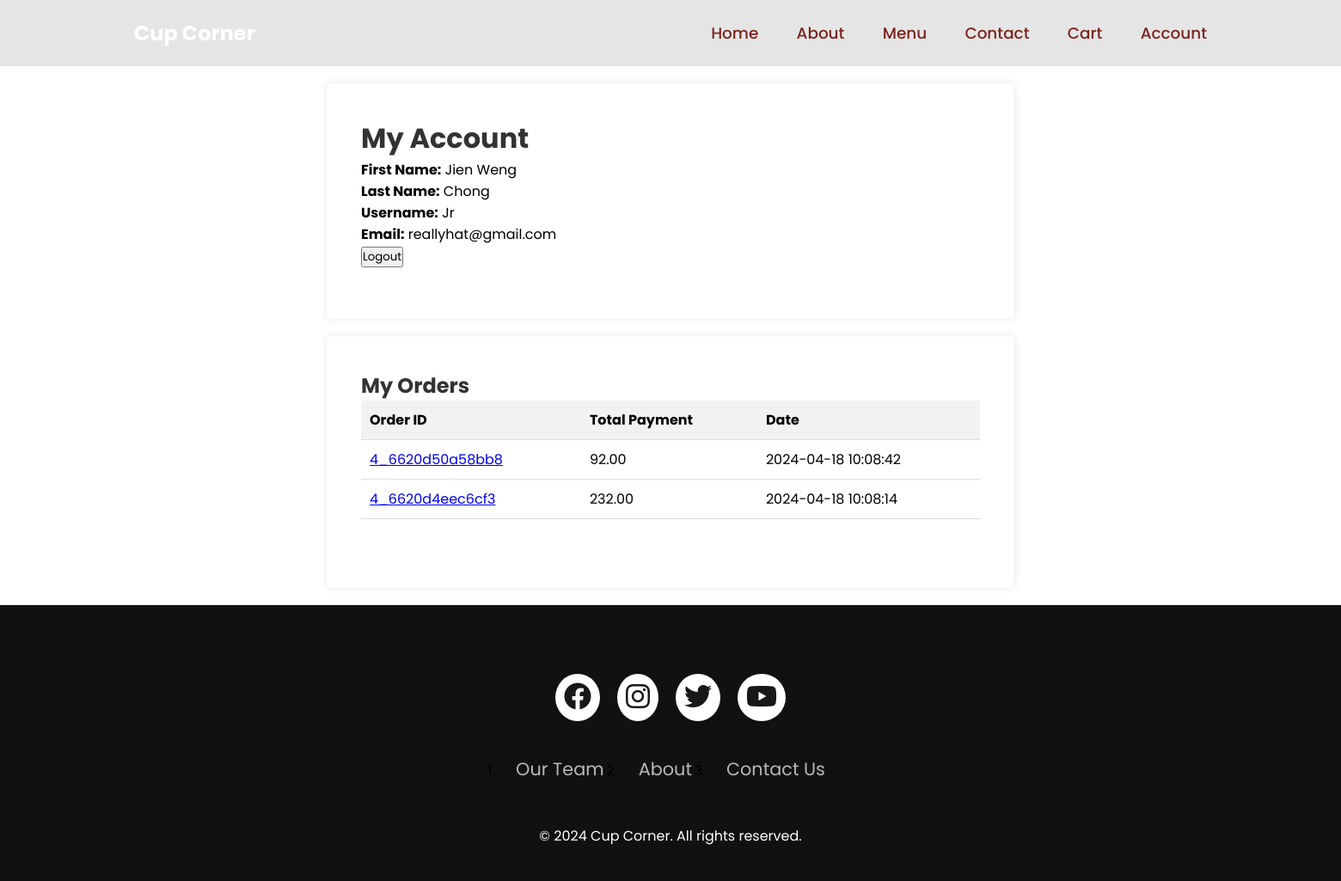
The app's page /account.php (signed in) with its own data.
### tables this page shows
CREATE TABLE `users` (
  `id` int(10) UNSIGNED NOT NULL,
  `firstname` varchar(30) NOT NULL,
  `lastname` varchar(30) NOT NULL,
  `username` varchar(50) NOT NULL,
  `email` varchar(50) NOT NULL,
  `password` varchar(20) NOT NULL
);

CREATE TABLE `orders` (
  `order_id` varchar(255) NOT NULL,
  `user_id` int(11) DEFAULT NULL,
  `total_payment` decimal(10,2) DEFAULT NULL,
  `shipping_address` varchar(255) DEFAULT NULL,
  `payment_method` varchar(50) DEFAULT NULL,
  `date_created` datetime DEFAULT NULL
);

### account.php (the view, shortened to what this page needs)
<?php
    include("config.php");
    $userId = $_SESSION['userId'];
    $query = "SELECT * FROM users WHERE id = $userId";
    $result = mysqli_query($con, $query);
    if ($result) {
        $userData = mysqli_fetch_assoc($result);
    } else {
        $error = "Failed to fetch user data";
    }
    $orderQuery = "SELECT * FROM orders WHERE user_id = $userId ORDER BY date_created DESC";
    $orderResult = mysqli_query($con, $orderQuery);
    if ($orderResult) {
        $orders = mysqli_fetch_all($orderResult, MYSQLI_ASSOC);
    } else {
        $error = "Failed to fetch user orders";
    }
?>
<!DOCTYPE html>
<html lang="en">
<head>
    <link rel="stylesheet" href="account.css">
</head>
<body>
    <?php include("include/navbar.php") ?>
    <div class="container">
        <div class="box">
            <div class="form-box">
                <h1>My Account</h1>
                <div class="user-info">
                    <p><strong>First Name:</strong> <?php echo $userData['firstname']; ?></p>
                    <p><strong>Last Name:</strong> <?php echo $userData['lastname']; ?></p>
                    <p><strong>Username:</strong> <?php echo $userData['username']; ?></p>
                    <p><strong>Email:</strong> <?php echo $userData['email']; ?></p>
                </div>
                <form action="" method="post">
                    <input type="submit" name="logout" value="Logout">
                </form>
            </div>
        </div>
    </div>
    <div class="container">
        <div class="box">
            <div class="form-box">
                <h2>My Orders</h2>
                <div class="orders">
                    <?php if (isset($orders) && !empty($orders)) { ?>
                        <table>
                            <thead>
                                <tr>
                                    <th>Order ID</th>
                                    <th>Total Payment</th>
                                    <th>Date</th>
                                </tr>
                            </thead>
                            <tbody>
                                <?php foreach ($orders as $order) { ?>
                                    <tr>
                                        <td><a href="order_details.php?order_id=<?php echo $order['order_id']; ?>"><?php echo $order['order_id']; ?></a></td>
                                        <td><?php echo $order['total_payment']; ?></td>
                                        <td><?php echo $order['date_created']; ?></td>
                                    </tr>
                                <?php } ?>
                            </tbody>
                        </table>
                    <?php } else { ?>
                        <p>No orders found.</p>
                    <?php } ?>
                </div>
            </div>
        </div>
    </div>
    <footer>
        <?php include('include/footer.php'); ?>
    </footer>
</body>
</html>

### account.css (style rules this page uses)
.container { max-width: 800px; margin: 20px auto; background-color: #fff; border-radius: 5px; box-shadow: 0 0 10px rgba(0, 0, 0, 0.1); padding: 20px; }
.box { margin-bottom: 20px; }
.form-box { padding: 20px; }
h1, h2 { color: #333; margin-top: 0; }
p { margin: 0; }
table { width: 100%; border-collapse: collapse; margin-bottom: 20px; }
th, td { padding: 10px; text-align: left; border-bottom: 1px solid #ddd; }
th { background-color: #f2f2f2; }
footer { margin-top: 20px; text-align: center; }

### include/navbar.php (style rules this page uses)
* { margin: 0; padding: 0; box-sizing: border-box; font-family: "Poppins", sans-serif; }

### records on screen
users: firstname "Jien Weng", lastname "Chong", username "Jr", email "reallyhat@gmail.com"
orders: order_id "4_6620d50a58bb8", total_payment "92.00", date_created "2024-04-18 10:08:42"
orders: order_id "4_6620d4eec6cf3", total_payment "232.00", date_created "2024-04-18 10:08:14"
